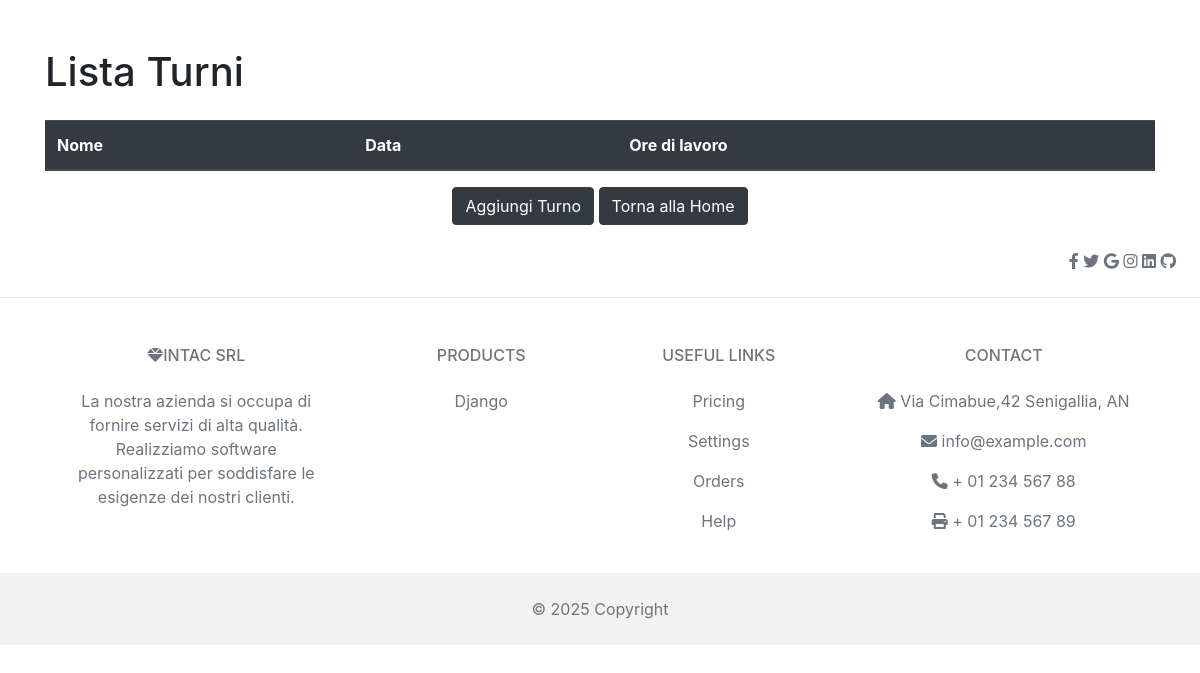
The app's page /turni/, older data.
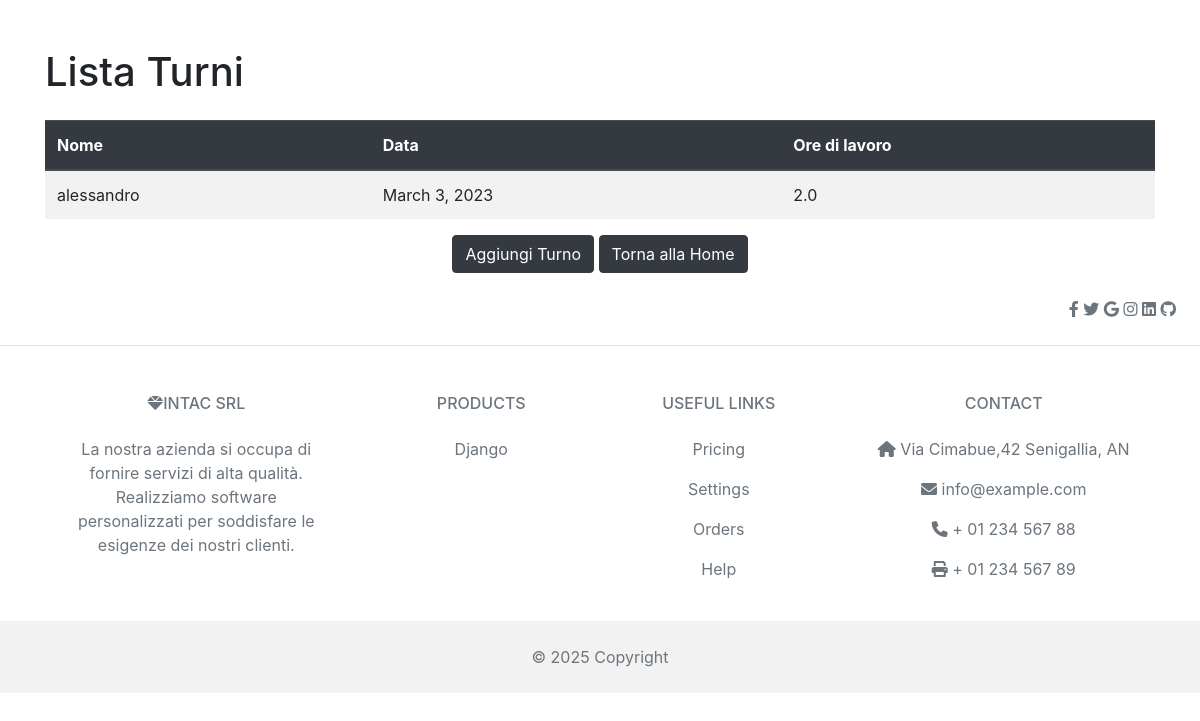
The same page, newer data.
### gestione/models.py (models this page shows, shortened)
class WorkHour(models.Model):
    employee_name = models.CharField(max_length=100)
    date = models.DateField()
    hours_worked = models.DecimalField(max_digits=5, decimal_places=1)
    macchinario_turno = models.ForeignKey(Macchinario,related_name='macchinario_turno', on_delete=models.CASCADE)

### gestione/views.py (the view)
# urls.py: path('turni/',lista_turni,name="lista_turni"),
def lista_turni(request):
    workhour = WorkHour.objects.all()
    return render(request, 'gestione/lista_turni.html', {'workhour': workhour})

### gestione/templates/gestione/lista_turni.html (shortened to what this page needs)
{% extends 'gestione/base.html' %}
    {% block content %}
    <div class="container mt-5">
        <h1 class="mb-4">Lista Turni</h1>
        <table class="table table-striped table-hover"> <!fa le strip alla righe>
            <thead class="thead-dark">
                <tr>
                    <th>Nome</th>
                    <th>Data</th>
                    <th>Ore di lavoro</th>
                </tr>
            </thead>
            <tbody>
                {% for workhour in workhour %}
                    <tr>
                        <td>{{ workhour.employee_name}}</td>
                        <td>{{ workhour.date}}</td>
                        <td>{{ workhour.hours_worked}}</td>
                    </tr>
                {% endfor %}
            </tbody>
        </table>
    </div>
    <div class="text-center">
        <a href="{% url 'record_work_hours' %}" class="btn btn-dark">Aggiungi Turno</a>
       <a href="{% url 'home' %}" class="btn btn-dark">Torna alla Home</a>
    </div>
  {% endblock%}

Row changes from the older to the newer data that the page shows:
added WorkHour: employee_name "alessandro", date "March 3, 2023", hours_worked "2.0"
